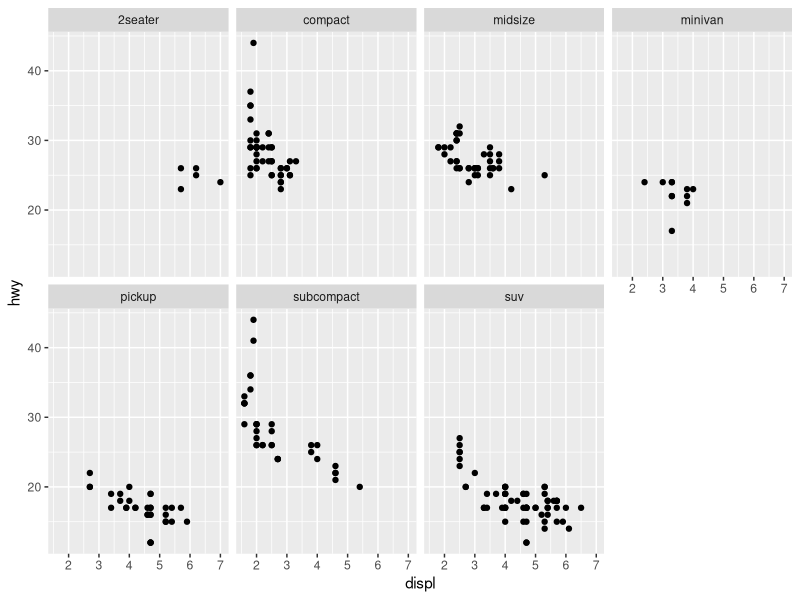
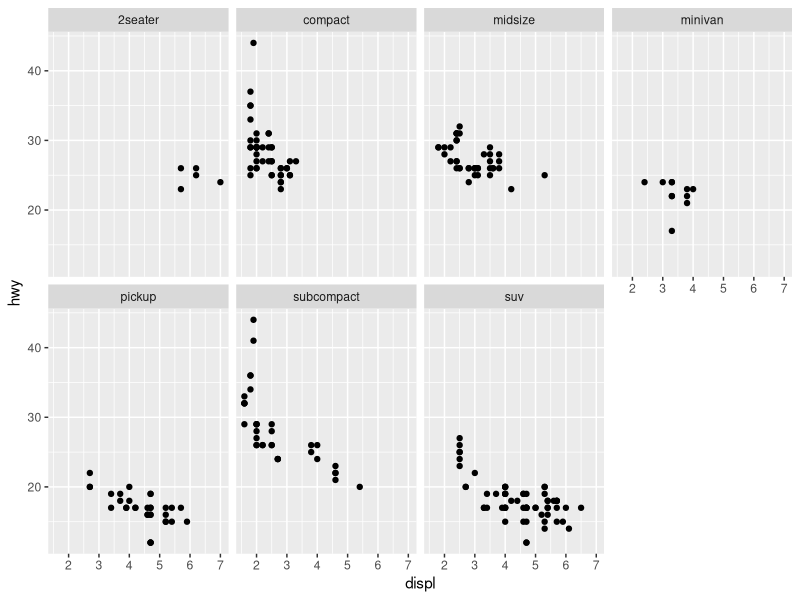

R code for these plots, in order:
library(ggplot2)

# continue from grid.R
g <- ggplot(mpg, aes(x=displ, y=hwy)) + geom_point()

# they have same result
g + facet_wrap(~ class, ncol=4)
g + facet_wrap(~ class, nrow=2)
